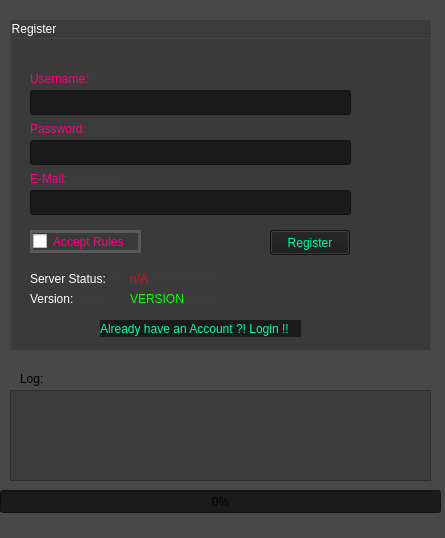
<?xml version="1.0" encoding="UTF-8"?>
<ui version="4.0">
 <class>MainWindow</class>
 <widget class="QMainWindow" name="MainWindow">
  <property name="geometry">
   <rect>
    <x>0</x>
    <y>0</y>
    <width>445</width>
    <height>538</height>
   </rect>
  </property>
  <property name="windowTitle">
   <string>blackzspace.de || Register</string>
  </property>
  <property name="windowIcon">
   <iconset theme="user-away"/>
  </property>
  <property name="styleSheet">
   <string notr="true">background-color: rgb(72, 72, 72);</string>
  </property>
  <widget class="QWidget" name="centralwidget">
   <widget class="QGroupBox" name="groupBox_Register">
    <property name="geometry">
     <rect>
      <x>10</x>
      <y>20</y>
      <width>421</width>
      <height>331</height>
     </rect>
    </property>
    <property name="styleSheet">
     <string notr="true">color:  white;
background-color: rgb(59, 59, 59);</string>
    </property>
    <property name="title">
     <string>Register</string>
    </property>
    <widget class="QLineEdit" name="username_Input_Registration">
     <property name="geometry">
      <rect>
       <x>20</x>
       <y>70</y>
       <width>321</width>
       <height>25</height>
      </rect>
     </property>
     <property name="styleSheet">
      <string notr="true">background-color: rgb(27, 27, 27);</string>
     </property>
    </widget>
    <widget class="QLineEdit" name="password_Input_Registration">
     <property name="geometry">
      <rect>
       <x>20</x>
       <y>120</y>
       <width>321</width>
       <height>25</height>
      </rect>
     </property>
     <property name="styleSheet">
      <string notr="true">background-color: rgb(27, 27, 27);</string>
     </property>
     <property name="inputMethodHints">
      <set>Qt::ImhHiddenText|Qt::ImhNoAutoUppercase|Qt::ImhNoPredictiveText|Qt::ImhSensitiveData</set>
     </property>
     <property name="echoMode">
      <enum>QLineEdit::Password</enum>
     </property>
    </widget>
    <widget class="QLabel" name="label_usr_reg">
     <property name="geometry">
      <rect>
       <x>20</x>
       <y>50</y>
       <width>71</width>
       <height>17</height>
      </rect>
     </property>
     <property name="styleSheet">
      <string notr="true">color: rgb(255, 0, 127);</string>
     </property>
     <property name="text">
      <string>Username:</string>
     </property>
    </widget>
    <widget class="QLabel" name="label_pass_reg">
     <property name="geometry">
      <rect>
       <x>20</x>
       <y>100</y>
       <width>91</width>
       <height>17</height>
      </rect>
     </property>
     <property name="styleSheet">
      <string notr="true">color: rgb(255, 0, 127);</string>
     </property>
     <property name="text">
      <string>Password:</string>
     </property>
    </widget>
    <widget class="QCheckBox" name="checkBox_accept">
     <property name="geometry">
      <rect>
       <x>20</x>
       <y>210</y>
       <width>111</width>
       <height>23</height>
      </rect>
     </property>
     <property name="styleSheet">
      <string notr="true">color: rgb(255, 0, 127);
background-color: rgb(255, 255, 255);

    border: 3px solid #5A5A5A;
    background: none;

</string>
     </property>
     <property name="text">
      <string>Accept Rules </string>
     </property>
    </widget>
    <widget class="QPushButton" name="register_Button">
     <property name="geometry">
      <rect>
       <x>260</x>
       <y>210</y>
       <width>80</width>
       <height>25</height>
      </rect>
     </property>
     <property name="styleSheet">
      <string notr="true">color: rgb(0, 255, 162);
background-color: rgb(27, 27, 27);</string>
     </property>
     <property name="text">
      <string>Register</string>
     </property>
    </widget>
    <widget class="QLabel" name="label_email">
     <property name="geometry">
      <rect>
       <x>20</x>
       <y>150</y>
       <width>91</width>
       <height>17</height>
      </rect>
     </property>
     <property name="styleSheet">
      <string notr="true">color: rgb(255, 0, 127);</string>
     </property>
     <property name="text">
      <string>E-Mail:</string>
     </property>
    </widget>
    <widget class="QLabel" name="label">
     <property name="geometry">
      <rect>
       <x>20</x>
       <y>250</y>
       <width>91</width>
       <height>17</height>
      </rect>
     </property>
     <property name="text">
      <string>Server Status:</string>
     </property>
    </widget>
    <widget class="QLabel" name="STATE">
     <property name="geometry">
      <rect>
       <x>120</x>
       <y>250</y>
       <width>91</width>
       <height>17</height>
      </rect>
     </property>
     <property name="styleSheet">
      <string notr="true">color: rgb(255, 0, 4);</string>
     </property>
     <property name="text">
      <string>n/A</string>
     </property>
    </widget>
    <widget class="QLabel" name="label_version">
     <property name="geometry">
      <rect>
       <x>20</x>
       <y>270</y>
       <width>81</width>
       <height>17</height>
      </rect>
     </property>
     <property name="text">
      <string>Version:</string>
     </property>
    </widget>
    <widget class="QLabel" name="VERSION">
     <property name="geometry">
      <rect>
       <x>120</x>
       <y>270</y>
       <width>91</width>
       <height>17</height>
      </rect>
     </property>
     <property name="styleSheet">
      <string notr="true">color: rgb(4, 255, 0);</string>
     </property>
     <property name="text">
      <string>VERSION</string>
     </property>
    </widget>
    <widget class="QLineEdit" name="email_Input_Registration">
     <property name="geometry">
      <rect>
       <x>20</x>
       <y>170</y>
       <width>321</width>
       <height>25</height>
      </rect>
     </property>
     <property name="styleSheet">
      <string notr="true">background-color: rgb(27, 27, 27);</string>
     </property>
     <property name="inputMethodHints">
      <set>Qt::ImhEmailCharactersOnly</set>
     </property>
    </widget>
    <widget class="QLabel" name="hyperlink_login">
     <property name="geometry">
      <rect>
       <x>90</x>
       <y>300</y>
       <width>201</width>
       <height>17</height>
      </rect>
     </property>
     <property name="styleSheet">
      <string notr="true">color: rgb(0, 255, 162);
background-color: rgb(27, 27, 27);</string>
     </property>
     <property name="text">
      <string>Already have an Account ?! Login !!</string>
     </property>
    </widget>
   </widget>
   <widget class="QProgressBar" name="progressBar">
    <property name="geometry">
     <rect>
      <x>0</x>
      <y>490</y>
      <width>441</width>
      <height>23</height>
     </rect>
    </property>
    <property name="styleSheet">
     <string notr="true">background-color: rgb(27, 27, 27);</string>
    </property>
    <property name="value">
     <number>0</number>
    </property>
   </widget>
   <widget class="QTextBrowser" name="consoleLog">
    <property name="geometry">
     <rect>
      <x>10</x>
      <y>390</y>
      <width>421</width>
      <height>91</height>
     </rect>
    </property>
    <property name="styleSheet">
     <string notr="true">background-color: rgb(59, 59, 59);
color: rgb(0, 255, 162);</string>
    </property>
   </widget>
   <widget class="QLabel" name="label_log">
    <property name="geometry">
     <rect>
      <x>20</x>
      <y>370</y>
      <width>61</width>
      <height>17</height>
     </rect>
    </property>
    <property name="text">
     <string>Log:</string>
    </property>
   </widget>
  </widget>
  <widget class="QStatusBar" name="statusbar"/>
 </widget>
 <resources/>
 <connections/>
</ui>
